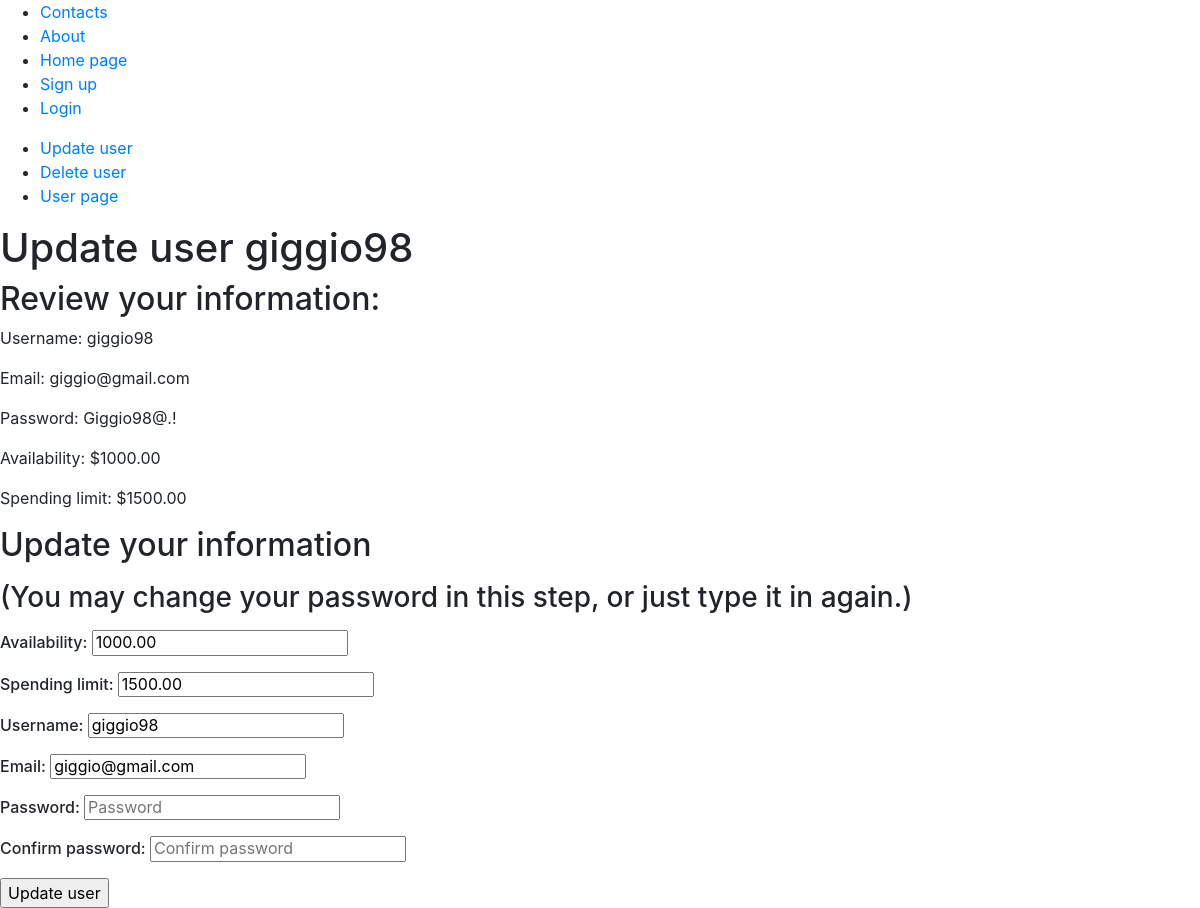
Before: /user/giggio98/update with the older database file.
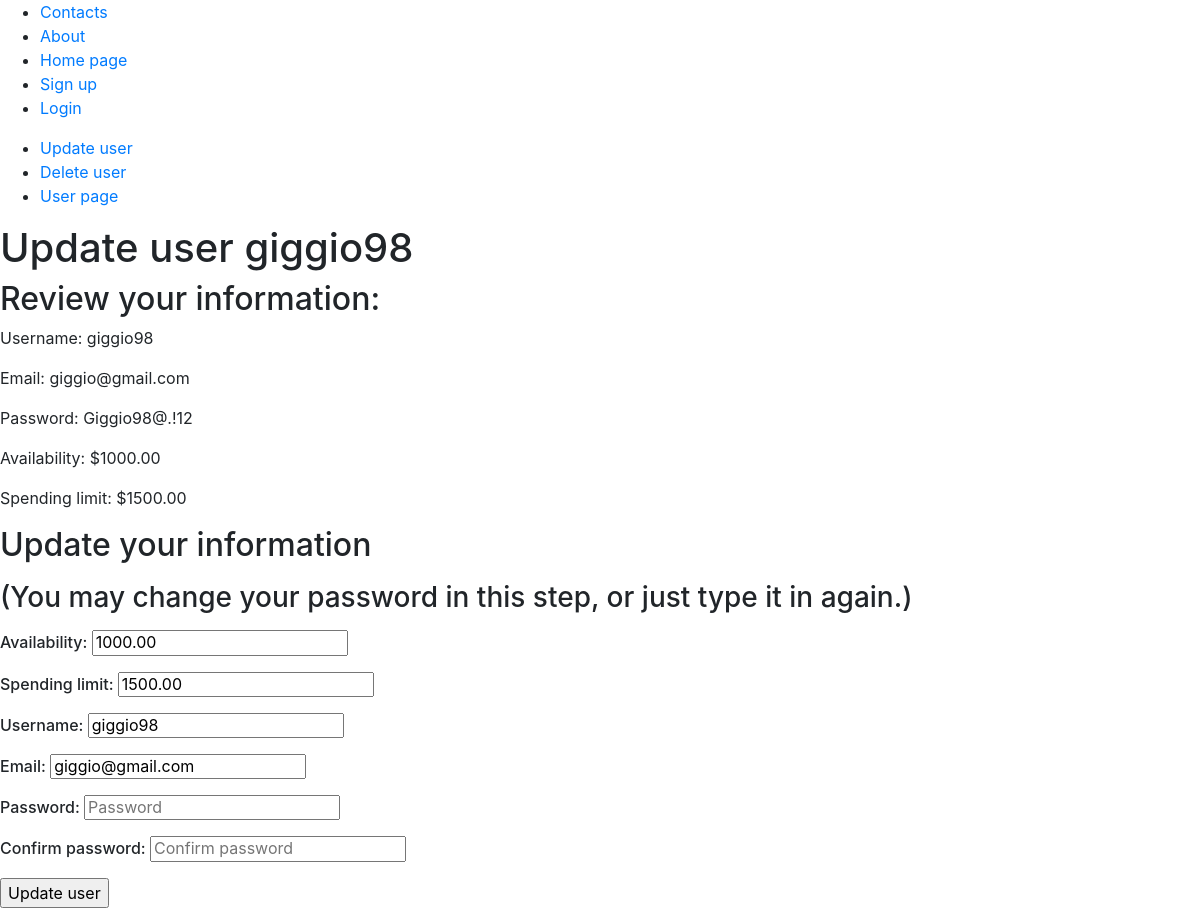
After: the same page with the newer database file.
### members/models.py (models this page shows, shortened)
class Member(models.Model):
    username = models.CharField(max_length=256, validators=[MinLengthValidator(8)])
    email = models.EmailField(max_length=256)
    password = models.CharField(max_length=512, validators=[MinLengthValidator(8)])
    availability = models.DecimalField(max_digits=10000, decimal_places=2)
    spendable = models.DecimalField(max_digits=10000, decimal_places=2, db_column='spending')

### members/views.py (the view)
# urls.py: path('user/<str:username>/update', update_member_view, name='update_member_view'),     # user.views
def update_member_view(request, username):
    obj = get_object_or_404(Member, username=username)
    if request.method == "POST":
        form = Member.objects.filter()
        if form.is_valid():
            form.save()
            return redirect(reverse('updatemember', kwargs={'username': username}))
        else:
            print("Invalid form.")
    else:
        form = MemberForm(instance=obj)
    context = {
        "obj": obj,
        "form": form
    }
    return render(request, "member/update_member.html", context)

### templates/member/update_member.html (shortened to what this page needs)
{% extends 'html/base.html' %}
{% block body_content %}
{% include 'html/navbar.html' %}
{% include 'html/user_ops.html' %}
<h1>Update user {{ obj.username }}</h1>
<h2>Review your information:</h2>
<p>Username: {{ obj.username }}</p>
<p>Email: {{ obj.email }}</p>
<p>Password: {{ obj.password }}</p>
<p>Availability: ${{ obj.availability }}</p>
<p>Spending limit: ${{ obj.spendable }}</p>
<p>
    <h2>Update your information</h2>
</p>
<p>
    <h3>(You may change your password in this step, or just type it in again.)</h3>
</p>
<form action='updatemember' method="POST">{% csrf_token %}
    <p>
        <h6> Availability: {{ form.availability }} </h6>
    </p>
    <p>
        <h6> Spending limit: {{ form.spendable }} </h6>
    </p>
    <p>
        <h6> Username: {{ form.username }} </h6>
    </p>
    <p>
        <h6> Email: {{form.email }} </h6>
    </p>
    <p>
        <h6> Password: {{ form.password }} </h6>
    </p>
    <p>
        <h6> Confirm password: {{ form.confirm_password }} </h6>
    </p>
    <input type="submit" value="Update user" />
</form>
{% endblock %}

### templates/html/base.html (shortened to what this page needs)
{% load static %}
<!DOCTYPE html>
<html>
    <head>
        <link
            rel="stylesheet"
            href="https://stackpath.bootstrapcdn.com/bootstrap/4.3.1/css/bootstrap.min.css"
>
    </head>
    <body>
        {% block body_content %}{% endblock %}
    </body>
</html>

### templates/html/navbar.html
<nav>
    <ul>
        <li> <a href="/contacts">Contacts</a> </li>
        <li> <a href="/about">About</a> </li>
        <li> <a href="/">Home page</a> </li>
        <li> <a href="/create_user">Sign up</a> </li>
        <li> <a href="/login">Login</a> </li>
    </ul>
</nav>

### templates/html/user_ops.html
<ul>
    <li> <a href={% url 'update_member_view' username=obj.username %}>Update user</a> </li>
    <li> <a href={% url 'delete_member_view' username=obj.username %}>Delete user</a> </li>
    <li> <a href={% url 'member_detail_view' username=obj.username %}>User page </a></li>
</ul>

Changed rows visible on the page:
changed Member "giggio98": password "Giggio98@.!" → "Giggio98@.!12"
